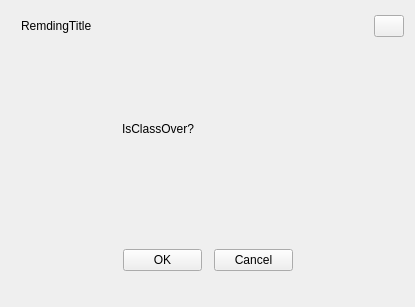
<?xml version="1.0" encoding="UTF-8"?>
<ui version="4.0">
 <class>QClassRemindWindow</class>
 <widget class="C8CommonWindow" name="QClassRemindWindow">
  <property name="geometry">
   <rect>
    <x>0</x>
    <y>0</y>
    <width>411</width>
    <height>303</height>
   </rect>
  </property>
  <property name="windowTitle">
   <string>QClassRemindWindow</string>
  </property>
  <layout class="QHBoxLayout" name="horizontalLayout">
   <item>
    <widget class="QWidget" name="widget" native="true">
     <property name="minimumSize">
      <size>
       <width>393</width>
       <height>285</height>
      </size>
     </property>
     <layout class="QVBoxLayout" name="verticalLayout">
      <property name="spacing">
       <number>0</number>
      </property>
      <property name="leftMargin">
       <number>0</number>
      </property>
      <property name="topMargin">
       <number>0</number>
      </property>
      <property name="rightMargin">
       <number>0</number>
      </property>
      <property name="bottomMargin">
       <number>25</number>
      </property>
      <item>
       <widget class="QWidget" name="widget_titleBar" native="true">
        <property name="minimumSize">
         <size>
          <width>0</width>
          <height>30</height>
         </size>
        </property>
        <layout class="QHBoxLayout" name="horizontalLayout_2">
         <property name="spacing">
          <number>0</number>
         </property>
         <property name="leftMargin">
          <number>10</number>
         </property>
         <property name="topMargin">
          <number>0</number>
         </property>
         <property name="rightMargin">
          <number>0</number>
         </property>
         <property name="bottomMargin">
          <number>0</number>
         </property>
         <item>
          <widget class="QLabel" name="label_remding_title">
           <property name="text">
            <string>RemdingTitle</string>
           </property>
          </widget>
         </item>
         <item>
          <widget class="QPushButton" name="pushButton_close">
           <property name="maximumSize">
            <size>
             <width>30</width>
             <height>16777215</height>
            </size>
           </property>
           <property name="text">
            <string/>
           </property>
          </widget>
         </item>
        </layout>
       </widget>
      </item>
      <item>
       <widget class="QStackedWidget" name="stackedWidget">
        <property name="currentIndex">
         <number>0</number>
        </property>
        <widget class="QWidget" name="page_IsClassOver">
         <widget class="QWidget" name="widget_3" native="true">
          <property name="geometry">
           <rect>
            <x>0</x>
            <y>0</y>
            <width>393</width>
            <height>230</height>
           </rect>
          </property>
          <layout class="QHBoxLayout" name="horizontalLayout_5">
           <property name="spacing">
            <number>0</number>
           </property>
           <property name="leftMargin">
            <number>0</number>
           </property>
           <property name="topMargin">
            <number>0</number>
           </property>
           <property name="rightMargin">
            <number>0</number>
           </property>
           <property name="bottomMargin">
            <number>0</number>
           </property>
           <item>
            <layout class="QVBoxLayout" name="verticalLayout_2">
             <property name="spacing">
              <number>0</number>
             </property>
             <property name="bottomMargin">
              <number>0</number>
             </property>
             <item>
              <layout class="QHBoxLayout" name="horizontalLayout_3">
               <property name="spacing">
                <number>22</number>
               </property>
               <property name="leftMargin">
                <number>52</number>
               </property>
               <property name="topMargin">
                <number>81</number>
               </property>
               <property name="rightMargin">
                <number>52</number>
               </property>
               <item>
                <widget class="QLabel" name="label_class_remind">
                 <property name="minimumSize">
                  <size>
                   <width>37</width>
                   <height>0</height>
                  </size>
                 </property>
                 <property name="maximumSize">
                  <size>
                   <width>37</width>
                   <height>16777215</height>
                  </size>
                 </property>
                 <property name="text">
                  <string/>
                 </property>
                </widget>
               </item>
               <item>
                <widget class="QLabel" name="label_isclassover_info">
                 <property name="minimumSize">
                  <size>
                   <width>0</width>
                   <height>0</height>
                  </size>
                 </property>
                 <property name="text">
                  <string>IsClassOver?</string>
                 </property>
                 <property name="alignment">
                  <set>Qt::AlignLeading|Qt::AlignLeft|Qt::AlignTop</set>
                 </property>
                 <property name="wordWrap">
                  <bool>true</bool>
                 </property>
                </widget>
               </item>
              </layout>
             </item>
             <item>
              <layout class="QHBoxLayout" name="horizontalLayout_4">
               <property name="spacing">
                <number>12</number>
               </property>
               <property name="leftMargin">
                <number>112</number>
               </property>
               <property name="topMargin">
                <number>85</number>
               </property>
               <property name="rightMargin">
                <number>111</number>
               </property>
               <item>
                <widget class="QPushButton" name="pushButton_OK">
                 <property name="minimumSize">
                  <size>
                   <width>74</width>
                   <height>0</height>
                  </size>
                 </property>
                 <property name="text">
                  <string>OK</string>
                 </property>
                </widget>
               </item>
               <item>
                <widget class="QPushButton" name="pushButton_Cancel">
                 <property name="minimumSize">
                  <size>
                   <width>74</width>
                   <height>0</height>
                  </size>
                 </property>
                 <property name="text">
                  <string>Cancel</string>
                 </property>
                </widget>
               </item>
              </layout>
             </item>
            </layout>
           </item>
          </layout>
         </widget>
        </widget>
        <widget class="QWidget" name="page_ClassOver">
         <widget class="QWidget" name="widget_4" native="true">
          <property name="geometry">
           <rect>
            <x>0</x>
            <y>0</y>
            <width>391</width>
            <height>231</height>
           </rect>
          </property>
          <layout class="QHBoxLayout" name="horizontalLayout_6">
           <property name="spacing">
            <number>0</number>
           </property>
           <property name="leftMargin">
            <number>0</number>
           </property>
           <property name="topMargin">
            <number>0</number>
           </property>
           <property name="rightMargin">
            <number>0</number>
           </property>
           <property name="bottomMargin">
            <number>0</number>
           </property>
           <item>
            <layout class="QVBoxLayout" name="verticalLayout_3">
             <property name="spacing">
              <number>0</number>
             </property>
             <property name="bottomMargin">
              <number>0</number>
             </property>
             <item>
              <layout class="QHBoxLayout" name="horizontalLayout_7">
               <property name="spacing">
                <number>14</number>
               </property>
               <property name="leftMargin">
                <number>36</number>
               </property>
               <property name="topMargin">
                <number>44</number>
               </property>
               <property name="rightMargin">
                <number>36</number>
               </property>
               <property name="bottomMargin">
                <number>0</number>
               </property>
               <item>
                <widget class="QWidget" name="widget_2" native="true">
                 <property name="minimumSize">
                  <size>
                   <width>37</width>
                   <height>0</height>
                  </size>
                 </property>
                 <property name="maximumSize">
                  <size>
                   <width>37</width>
                   <height>16777215</height>
                  </size>
                 </property>
                 <layout class="QHBoxLayout" name="horizontalLayout_9">
                  <property name="spacing">
                   <number>0</number>
                  </property>
                  <property name="leftMargin">
                   <number>0</number>
                  </property>
                  <property name="topMargin">
                   <number>0</number>
                  </property>
                  <property name="rightMargin">
                   <number>0</number>
                  </property>
                  <property name="bottomMargin">
                   <number>148</number>
                  </property>
                  <item>
                   <widget class="QLabel" name="label_class_remind_2">
                    <property name="minimumSize">
                     <size>
                      <width>37</width>
                      <height>0</height>
                     </size>
                    </property>
                    <property name="maximumSize">
                     <size>
                      <width>37</width>
                      <height>16777215</height>
                     </size>
                    </property>
                    <property name="text">
                     <string/>
                    </property>
                   </widget>
                  </item>
                 </layout>
                </widget>
               </item>
               <item>
                <layout class="QVBoxLayout" name="verticalLayout_4">
                 <property name="topMargin">
                  <number>13</number>
                 </property>
                 <item>
                  <widget class="QLabel" name="label_classover_remind">
                   <property name="minimumSize">
                    <size>
                     <width>0</width>
                     <height>40</height>
                    </size>
                   </property>
                   <property name="maximumSize">
                    <size>
                     <width>16777215</width>
                     <height>40</height>
                    </size>
                   </property>
                   <property name="text">
                    <string>TheClassOver</string>
                   </property>
                   <property name="alignment">
                    <set>Qt::AlignLeading|Qt::AlignLeft|Qt::AlignTop</set>
                   </property>
                  </widget>
                 </item>
                 <item>
                  <layout class="QVBoxLayout" name="verticalLayout_5">
                   <property name="spacing">
                    <number>0</number>
                   </property>
                   <property name="rightMargin">
                    <number>50</number>
                   </property>
                   <item>
                    <widget class="QLabel" name="label_plan_time">
                     <property name="text">
                      <string>PlanTime</string>
                     </property>
                     <property name="alignment">
                      <set>Qt::AlignCenter</set>
                     </property>
                    </widget>
                   </item>
                   <item>
                    <widget class="QLabel" name="label_actual_time">
                     <property name="text">
                      <string>ActualTime</string>
                     </property>
                     <property name="alignment">
                      <set>Qt::AlignCenter</set>
                     </property>
                    </widget>
                   </item>
                   <item>
                    <widget class="QLabel" name="label_latency_time">
                     <property name="text">
                      <string>LatencyTime</string>
                     </property>
                     <property name="alignment">
                      <set>Qt::AlignCenter</set>
                     </property>
                    </widget>
                   </item>
                   <item>
                    <layout class="QHBoxLayout" name="horizontalLayout_8">
                     <property name="topMargin">
                      <number>10</number>
                     </property>
                     <item>
                      <widget class="QPushButton" name="pushButton_iknow">
                       <property name="sizePolicy">
                        <sizepolicy hsizetype="Minimum" vsizetype="Fixed">
                         <horstretch>0</horstretch>
                         <verstretch>0</verstretch>
                        </sizepolicy>
                       </property>
                       <property name="minimumSize">
                        <size>
                         <width>74</width>
                         <height>0</height>
                        </size>
                       </property>
                       <property name="maximumSize">
                        <size>
                         <width>74</width>
                         <height>16777215</height>
                        </size>
                       </property>
                       <property name="layoutDirection">
                        <enum>Qt::LeftToRight</enum>
                       </property>
                       <property name="text">
                        <string>IKnow</string>
                       </property>
                      </widget>
                     </item>
                    </layout>
                   </item>
                  </layout>
                 </item>
                </layout>
               </item>
              </layout>
             </item>
            </layout>
           </item>
          </layout>
         </widget>
        </widget>
        <widget class="QWidget" name="page_is_plan_classover">
         <widget class="QWidget" name="widget_5" native="true">
          <property name="geometry">
           <rect>
            <x>0</x>
            <y>0</y>
            <width>393</width>
            <height>230</height>
           </rect>
          </property>
          <layout class="QHBoxLayout" name="horizontalLayout_10">
           <property name="spacing">
            <number>0</number>
           </property>
           <property name="leftMargin">
            <number>0</number>
           </property>
           <property name="topMargin">
            <number>0</number>
           </property>
           <property name="rightMargin">
            <number>0</number>
           </property>
           <property name="bottomMargin">
            <number>0</number>
           </property>
           <item>
            <layout class="QVBoxLayout" name="verticalLayout_6">
             <property name="spacing">
              <number>0</number>
             </property>
             <property name="bottomMargin">
              <number>0</number>
             </property>
             <item>
              <layout class="QHBoxLayout" name="horizontalLayout_11">
               <property name="spacing">
                <number>14</number>
               </property>
               <property name="leftMargin">
                <number>52</number>
               </property>
               <property name="topMargin">
                <number>81</number>
               </property>
               <property name="rightMargin">
                <number>52</number>
               </property>
               <item>
                <widget class="QLabel" name="label_class_remind_3">
                 <property name="minimumSize">
                  <size>
                   <width>37</width>
                   <height>0</height>
                  </size>
                 </property>
                 <property name="maximumSize">
                  <size>
                   <width>37</width>
                   <height>16777215</height>
                  </size>
                 </property>
                 <property name="text">
                  <string/>
                 </property>
                </widget>
               </item>
               <item>
                <widget class="QLabel" name="label_planclassover">
                 <property name="minimumSize">
                  <size>
                   <width>0</width>
                   <height>0</height>
                  </size>
                 </property>
                 <property name="text">
                  <string>IsPlanClassOver</string>
                 </property>
                 <property name="scaledContents">
                  <bool>false</bool>
                 </property>
                 <property name="alignment">
                  <set>Qt::AlignLeading|Qt::AlignLeft|Qt::AlignTop</set>
                 </property>
                 <property name="wordWrap">
                  <bool>true</bool>
                 </property>
                 <property name="margin">
                  <number>0</number>
                 </property>
                </widget>
               </item>
              </layout>
             </item>
             <item>
              <layout class="QVBoxLayout" name="verticalLayout_8">
               <property name="spacing">
                <number>0</number>
               </property>
               <property name="leftMargin">
                <number>84</number>
               </property>
               <item>
                <layout class="QHBoxLayout" name="horizontalLayout_12">
                 <property name="spacing">
                  <number>0</number>
                 </property>
                 <property name="leftMargin">
                  <number>0</number>
                 </property>
                 <property name="topMargin">
                  <number>0</number>
                 </property>
                 <property name="rightMargin">
                  <number>0</number>
                 </property>
                 <item>
                  <layout class="QVBoxLayout" name="verticalLayout_9">
                   <property name="spacing">
                    <number>0</number>
                   </property>
                   <property name="bottomMargin">
                    <number>0</number>
                   </property>
                   <item>
                    <layout class="QVBoxLayout" name="verticalLayout_10">
                     <property name="leftMargin">
                      <number>18</number>
                     </property>
                     <property name="topMargin">
                      <number>8</number>
                     </property>
                     <property name="rightMargin">
                      <number>41</number>
                     </property>
                     <property name="bottomMargin">
                      <number>27</number>
                     </property>
                     <item>
                      <widget class="QLabel" name="label_plan_remind">
                       <property name="sizePolicy">
                        <sizepolicy hsizetype="Preferred" vsizetype="Preferred">
                         <horstretch>0</horstretch>
                         <verstretch>0</verstretch>
                        </sizepolicy>
                       </property>
                       <property name="minimumSize">
                        <size>
                         <width>20</width>
                         <height>0</height>
                        </size>
                       </property>
                       <property name="text">
                        <string>Close=PlanClassOver</string>
                       </property>
                      </widget>
                     </item>
                    </layout>
                   </item>
                   <item>
                    <layout class="QHBoxLayout" name="horizontalLayout_13">
                     <property name="spacing">
                      <number>13</number>
                     </property>
                     <property name="topMargin">
                      <number>35</number>
                     </property>
                     <property name="rightMargin">
                      <number>84</number>
                     </property>
                     <property name="bottomMargin">
                      <number>1</number>
                     </property>
                     <item>
                      <widget class="QPushButton" name="pushButton_retard_classover">
                       <property name="minimumSize">
                        <size>
                         <width>74</width>
                         <height>0</height>
                        </size>
                       </property>
                       <property name="text">
                        <string>Retard10Min</string>
                       </property>
                      </widget>
                     </item>
                     <item>
                      <widget class="QPushButton" name="pushButton_plan_classover">
                       <property name="minimumSize">
                        <size>
                         <width>74</width>
                         <height>0</height>
                        </size>
                       </property>
                       <property name="text">
                        <string>PlannedOverClass</string>
                       </property>
                      </widget>
                     </item>
                    </layout>
                   </item>
                  </layout>
                 </item>
                </layout>
               </item>
              </layout>
             </item>
            </layout>
           </item>
          </layout>
         </widget>
        </widget>
        <widget class="QWidget" name="page_wait_start_class">
         <widget class="QWidget" name="widget_6" native="true">
          <property name="geometry">
           <rect>
            <x>0</x>
            <y>0</y>
            <width>393</width>
            <height>230</height>
           </rect>
          </property>
          <layout class="QHBoxLayout" name="horizontalLayout_14">
           <property name="spacing">
            <number>0</number>
           </property>
           <property name="leftMargin">
            <number>0</number>
           </property>
           <property name="topMargin">
            <number>0</number>
           </property>
           <property name="rightMargin">
            <number>0</number>
           </property>
           <property name="bottomMargin">
            <number>0</number>
           </property>
           <item>
            <layout class="QVBoxLayout" name="verticalLayout_11">
             <property name="spacing">
              <number>0</number>
             </property>
             <property name="bottomMargin">
              <number>0</number>
             </property>
             <item>
              <layout class="QHBoxLayout" name="horizontalLayout_15">
               <property name="spacing">
                <number>22</number>
               </property>
               <property name="leftMargin">
                <number>52</number>
               </property>
               <property name="topMargin">
                <number>80</number>
               </property>
               <property name="rightMargin">
                <number>52</number>
               </property>
               <item>
                <widget class="QLabel" name="label_class_remind_4">
                 <property name="minimumSize">
                  <size>
                   <width>37</width>
                   <height>0</height>
                  </size>
                 </property>
                 <property name="maximumSize">
                  <size>
                   <width>37</width>
                   <height>16777215</height>
                  </size>
                 </property>
                 <property name="text">
                  <string/>
                 </property>
                </widget>
               </item>
               <item>
                <widget class="QLabel" name="label_wait_startclass">
                 <property name="text">
                  <string>WaitStartClass</string>
                 </property>
                 <property name="wordWrap">
                  <bool>true</bool>
                 </property>
                </widget>
               </item>
              </layout>
             </item>
             <item>
              <layout class="QHBoxLayout" name="horizontalLayout_16">
               <property name="spacing">
                <number>12</number>
               </property>
               <property name="leftMargin">
                <number>157</number>
               </property>
               <property name="topMargin">
                <number>90</number>
               </property>
               <property name="rightMargin">
                <number>156</number>
               </property>
               <item>
                <widget class="QPushButton" name="pushButton_iknow_2">
                 <property name="minimumSize">
                  <size>
                   <width>74</width>
                   <height>0</height>
                  </size>
                 </property>
                 <property name="text">
                  <string>IKnow</string>
                 </property>
                </widget>
               </item>
              </layout>
             </item>
            </layout>
           </item>
          </layout>
         </widget>
        </widget>
       </widget>
      </item>
     </layout>
    </widget>
   </item>
  </layout>
 </widget>
 <layoutdefault spacing="6" margin="11"/>
 <customwidgets>
  <customwidget>
   <class>C8CommonWindow</class>
   <extends>QWidget</extends>
   <header>c8commonwindow.h</header>
   <container>1</container>
  </customwidget>
 </customwidgets>
 <resources/>
 <connections/>
</ui>
